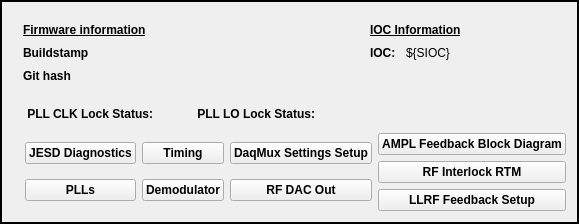
        <widget class="QFrame" name="frame_3">
         <property name="frameShape">
          <enum>QFrame::WinPanel</enum>
         </property>
         <property name="frameShadow">
          <enum>QFrame::Plain</enum>
         </property>
         <property name="lineWidth">
          <number>9</number>
         </property>
         <layout class="QGridLayout" name="gridLayout_8">
          <item row="1" column="0">
           <widget class="PyDMEmbeddedDisplay" name="PyDMEmbeddedDisplay">
            <property name="toolTip">
             <string/>
            </property>
            <property name="filename" stdset="0">
             <string>firmware_version.ui</string>
            </property>
           </widget>
          </item>
          <item row="1" column="2">
           <layout class="QGridLayout" name="gridLayout">
            <item row="0" column="0">
             <layout class="QHBoxLayout" name="horizontalLayout_5">
              <property name="spacing">
               <number>10</number>
              </property>
              <property name="leftMargin">
               <number>2</number>
              </property>
              <property name="topMargin">
               <number>2</number>
              </property>
              <property name="rightMargin">
               <number>2</number>
              </property>
              <item>
               <layout class="QHBoxLayout" name="horizontalLayout_9">
                <item>
                 <widget class="QLabel" name="label_6">
                  <property name="font">
                   <font>
                    <weight>75</weight>
                    <bold>true</bold>
                    <underline>false</underline>
                   </font>
                  </property>
                  <property name="text">
                   <string>PLL CLK Lock Status:</string>
                  </property>
                  <property name="alignment">
                   <set>Qt::AlignRight|Qt::AlignTrailing|Qt::AlignVCenter</set>
                  </property>
                 </widget>
                </item>
                <item>
                 <widget class="PyDMByteIndicator" name="PyDMByteIndicator_2">
                  <property name="sizePolicy">
                   <sizepolicy hsizetype="Preferred" vsizetype="Preferred">
                    <horstretch>0</horstretch>
                    <verstretch>0</verstretch>
                   </sizepolicy>
                  </property>
                  <property name="minimumSize">
                   <size>
                    <width>22</width>
                    <height>22</height>
                   </size>
                  </property>
                  <property name="maximumSize">
                   <size>
                    <width>22</width>
                    <height>24</height>
                   </size>
                  </property>
                  <property name="toolTip">
                   <string/>
                  </property>
                  <property name="channel" stdset="0">
                   <string>ca://${DEV}:CLOCK_LOCKSTATUS</string>
                  </property>
                  <property name="offColor" stdset="0">
                   <color>
                    <red>255</red>
                    <green>0</green>
                    <blue>0</blue>
                   </color>
                  </property>
                  <property name="orientation" stdset="0">
                   <enum>Qt::Vertical</enum>
                  </property>
                  <property name="showLabels" stdset="0">
                   <bool>false</bool>
                  </property>
                  <property name="circles" stdset="0">
                   <bool>true</bool>
                  </property>
                  <property name="labelPosition" stdset="0">
                   <enum>QTabWidget::West</enum>
                  </property>
                  <property name="labels" stdset="0">
                   <stringlist>
                    <string></string>
                   </stringlist>
                  </property>
                 </widget>
                </item>
               </layout>
              </item>
              <item>
               <layout class="QHBoxLayout" name="horizontalLayout_4" stretch="0,0,0">
                <property name="spacing">
                 <number>10</number>
                </property>
                <property name="leftMargin">
                 <number>2</number>
                </property>
                <property name="topMargin">
                 <number>2</number>
                </property>
                <property name="rightMargin">
                 <number>2</number>
                </property>
                <property name="bottomMargin">
                 <number>2</number>
                </property>
                <item>
                 <widget class="QLabel" name="label_5">
                  <property name="sizePolicy">
                   <sizepolicy hsizetype="Preferred" vsizetype="Preferred">
                    <horstretch>0</horstretch>
                    <verstretch>0</verstretch>
                   </sizepolicy>
                  </property>
                  <property name="font">
                   <font>
                    <weight>75</weight>
                    <bold>true</bold>
                   </font>
                  </property>
                  <property name="text">
                   <string>PLL LO Lock Status:</string>
                  </property>
                  <property name="alignment">
                   <set>Qt::AlignRight|Qt::AlignTrailing|Qt::AlignVCenter</set>
                  </property>
                 </widget>
                </item>
                <item>
                 <widget class="PyDMByteIndicator" name="PyDMByteIndicator">
                  <property name="sizePolicy">
                   <sizepolicy hsizetype="Fixed" vsizetype="Fixed">
                    <horstretch>0</horstretch>
                    <verstretch>0</verstretch>
                   </sizepolicy>
                  </property>
                  <property name="minimumSize">
                   <size>
                    <width>22</width>
                    <height>22</height>
                   </size>
                  </property>
                  <property name="maximumSize">
                   <size>
                    <width>22</width>
                    <height>22</height>
                   </size>
                  </property>
                  <property name="font">
                   <font>
                    <pointsize>9</pointsize>
                    <weight>50</weight>
                    <bold>false</bold>
                   </font>
                  </property>
                  <property name="toolTip">
                   <string/>
                  </property>
                  <property name="styleSheet">
                   <string notr="true"/>
                  </property>
                  <property name="channel" stdset="0">
                   <string>ca://${DEV}:LO_LOCKSTATUS</string>
                  </property>
                  <property name="offColor" stdset="0">
                   <color>
                    <red>255</red>
                    <green>0</green>
                    <blue>0</blue>
                   </color>
                  </property>
                  <property name="showLabels" stdset="0">
                   <bool>false</bool>
                  </property>
                  <property name="circles" stdset="0">
                   <bool>true</bool>
                  </property>
                  <property name="labelPosition" stdset="0">
                   <enum>QTabWidget::West</enum>
                  </property>
                  <property name="labels" stdset="0">
                   <stringlist>
                    <string></string>
                   </stringlist>
                  </property>
                 </widget>
                </item>
                <item>
                 <spacer name="horizontalSpacer_9">
                  <property name="orientation">
                   <enum>Qt::Horizontal</enum>
                  </property>
                  <property name="sizeHint" stdset="0">
                   <size>
                    <width>40</width>
                    <height>20</height>
                   </size>
                  </property>
                 </spacer>
                </item>
               </layout>
              </item>
             </layout>
            </item>
            <item row="1" column="0">
             <layout class="QHBoxLayout" name="horizontalLayout_8">
              <item>
               <layout class="QVBoxLayout" name="verticalLayout_11">
                <property name="topMargin">
                 <number>0</number>
                </property>
                <item>
                 <widget class="PyDMRelatedDisplayButton" name="PyDMRelatedDisplayButton_3">
                  <property name="font">
                   <font>
                    <weight>75</weight>
                    <bold>true</bold>
                   </font>
                  </property>
                  <property name="toolTip">
                   <string/>
                  </property>
                  <property name="text">
                   <string>JESD Diagnostics</string>
                  </property>
                  <property name="filenames" stdset="0">
                   <stringlist>
                    <string>jesd_pau.ui</string>
                   </stringlist>
                  </property>
                  <property name="openInNewWindow" stdset="0">
                   <bool>true</bool>
                  </property>
                 </widget>
                </item>
                <item>
                 <widget class="PyDMRelatedDisplayButton" name="PyDMRelatedDisplayButton_9">
                  <property name="font">
                   <font>
                    <weight>75</weight>
                    <bold>true</bold>
                   </font>
                  </property>
                  <property name="toolTip">
                   <string/>
                  </property>
                  <property name="text">
                   <string>PLLs</string>
                  </property>
                  <property name="filenames" stdset="0">
                   <stringlist>
                    <string>pll_pau.ui</string>
                   </stringlist>
                  </property>
                  <property name="openInNewWindow" stdset="0">
                   <bool>true</bool>
                  </property>
                 </widget>
                </item>
               </layout>
              </item>
              <item>
               <layout class="QVBoxLayout" name="verticalLayout_10">
                <property name="topMargin">
                 <number>0</number>
                </property>
                <item>
                 <widget class="PyDMRelatedDisplayButton" name="PyDMRelatedDisplayButton_2">
                  <property name="font">
                   <font>
                    <weight>75</weight>
                    <bold>true</bold>
                   </font>
                  </property>
                  <property name="toolTip">
                   <string/>
                  </property>
                  <property name="text">
                   <string>Timing</string>
                  </property>
                  <property name="alarmSensitiveContent" stdset="0">
                   <bool>false</bool>
                  </property>
                  <property name="alarmSensitiveBorder" stdset="0">
                   <bool>true</bool>
                  </property>
                  <property name="PyDMToolTip" stdset="0">
                   <string/>
                  </property>
                  <property name="channel" stdset="0">
                   <string/>
                  </property>
                  <property name="filenames" stdset="0">
                   <stringlist>
                    <string>stcav_time.ui</string>
                   </stringlist>
                  </property>
                  <property name="titles" stdset="0">
                   <stringlist/>
                  </property>
                  <property name="showIcon" stdset="0">
                   <bool>true</bool>
                  </property>
                  <property name="macros" stdset="0">
                   <stringlist>
                    <string>{}</string>
                   </stringlist>
                  </property>
                  <property name="openInNewWindow" stdset="0">
                   <bool>true</bool>
                  </property>
                  <property name="passwordProtected" stdset="0">
                   <bool>false</bool>
                  </property>
                  <property name="password" stdset="0">
                   <string/>
                  </property>
                  <property name="protectedPassword" stdset="0">
                   <string/>
                  </property>
                 </widget>
                </item>
                <item>
                 <widget class="PyDMRelatedDisplayButton" name="PyDMRelatedDisplayButton_8">
                  <property name="font">
                   <font>
                    <weight>75</weight>
                    <bold>true</bold>
                   </font>
                  </property>
                  <property name="toolTip">
                   <string/>
                  </property>
                  <property name="text">
                   <string>Demodulator</string>
                  </property>
                  <property name="filenames" stdset="0">
                   <stringlist>
                    <string>demodulator_pau.ui</string>
                   </stringlist>
                  </property>
                  <property name="openInNewWindow" stdset="0">
                   <bool>true</bool>
                  </property>
                 </widget>
                </item>
               </layout>
              </item>
              <item>
               <layout class="QVBoxLayout" name="verticalLayout_9">
                <property name="topMargin">
                 <number>0</number>
                </property>
                <item>
                 <widget class="PyDMRelatedDisplayButton" name="PyDMRelatedDisplayButton">
                  <property name="font">
                   <font>
                    <weight>75</weight>
                    <bold>true</bold>
                   </font>
                  </property>
                  <property name="toolTip">
                   <string/>
                  </property>
                  <property name="text">
                   <string>DaqMux Settings Setup</string>
                  </property>
                  <property name="filenames" stdset="0">
                   <stringlist>
                    <string>converters_settings_pau.ui</string>
                   </stringlist>
                  </property>
                  <property name="openInNewWindow" stdset="0">
                   <bool>true</bool>
                  </property>
                 </widget>
                </item>
                <item>
                 <widget class="PyDMRelatedDisplayButton" name="PyDMRelatedDisplayButton_7">
                  <property name="font">
                   <font>
                    <weight>75</weight>
                    <bold>true</bold>
                   </font>
                  </property>
                  <property name="toolTip">
                   <string/>
                  </property>
                  <property name="text">
                   <string>RF DAC Out</string>
                  </property>
                  <property name="filenames" stdset="0">
                   <stringlist>
                    <string>rf_dac_out_pau.ui</string>
                   </stringlist>
                  </property>
                  <property name="openInNewWindow" stdset="0">
                   <bool>true</bool>
                  </property>
                 </widget>
                </item>
               </layout>
              </item>
              <item>
               <layout class="QVBoxLayout" name="verticalLayout_12">
                <property name="topMargin">
                 <number>0</number>
                </property>
                <item>
                 <widget class="PyDMRelatedDisplayButton" name="PyDMRelatedDisplayButton_11">
                  <property name="font">
                   <font>
                    <weight>75</weight>
                    <bold>true</bold>
                   </font>
                  </property>
                  <property name="toolTip">
                   <string/>
                  </property>
                  <property name="text">
                   <string>AMPL Feedback Block Diagram</string>
                  </property>
                  <property name="filenames" stdset="0">
                   <stringlist>
                    <string>klys_llrf_ampfdbk_pau.ui</string>
                   </stringlist>
                  </property>
                  <property name="macros" stdset="0">
                   <stringlist>
                    <string>PREFIX=${DEV}</string>
                   </stringlist>
                  </property>
                  <property name="openInNewWindow" stdset="0">
                   <bool>true</bool>
                  </property>
                 </widget>
                </item>
                <item>
                 <widget class="PyDMRelatedDisplayButton" name="PyDMRelatedDisplayButton_4">
                  <property name="font">
                   <font>
                    <weight>75</weight>
                    <bold>true</bold>
                   </font>
                  </property>
                  <property name="toolTip">
                   <string/>
                  </property>
                  <property name="text">
                   <string>RF Interlock RTM</string>
                  </property>
                  <property name="filenames" stdset="0">
                   <stringlist>
                    <string>rtm_pau.ui</string>
                   </stringlist>
                  </property>
                  <property name="macros" stdset="0">
                   <stringlist>
                    <string>DEV=KLYS:${LOCA}:${UNIT}</string>
                   </stringlist>
                  </property>
                  <property name="openInNewWindow" stdset="0">
                   <bool>true</bool>
                  </property>
                 </widget>
                </item>
                <item>
                 <widget class="PyDMRelatedDisplayButton" name="PyDMRelatedDisplayButton_10">
                  <property name="font">
                   <font>
                    <weight>75</weight>
                    <bold>true</bold>
                   </font>
                  </property>
                  <property name="toolTip">
                   <string/>
                  </property>
                  <property name="text">
                   <string>LLRF Feedback Setup</string>
                  </property>
                  <property name="filenames" stdset="0">
                   <stringlist>
                    <string>stcav_llrf_hls.ui</string>
                   </stringlist>
                  </property>
                  <property name="openInNewWindow" stdset="0">
                   <bool>true</bool>
                  </property>
                 </widget>
                </item>
               </layout>
              </item>
             </layout>
            </item>
           </layout>
          </item>
          <item row="0" column="0" colspan="3">
           <layout class="QGridLayout" name="gridLayout_9">
            <property name="leftMargin">
             <number>10</number>
            </property>
            <property name="topMargin">
             <number>10</number>
            </property>
            <property name="rightMargin">
             <number>10</number>
            </property>
            <property name="bottomMargin">
             <number>10</number>
            </property>
            <item row="1" column="0">
             <widget class="QLabel" name="label_7">
              <property name="sizePolicy">
               <sizepolicy hsizetype="Maximum" vsizetype="Preferred">
                <horstretch>0</horstretch>
                <verstretch>0</verstretch>
               </sizepolicy>
              </property>
              <property name="font">
               <font>
                <weight>75</weight>
                <bold>true</bold>
               </font>
              </property>
              <property name="text">
               <string>Buildstamp</string>
              </property>
             </widget>
            </item>
            <item row="0" column="0" colspan="2">
             <widget class="QLabel" name="label_9">
              <property name="font">
               <font>
                <weight>75</weight>
                <bold>true</bold>
                <underline>true</underline>
               </font>
              </property>
              <property name="text">
               <string>Firmware information</string>
              </property>
             </widget>
            </item>
            <item row="1" column="1">
             <widget class="PyDMLabel" name="PyDMLabel">
              <property name="font">
               <font>
                <italic>true</italic>
               </font>
              </property>
              <property name="toolTip">
               <string/>
              </property>
              <property name="scaledContents">
               <bool>true</bool>
              </property>
              <property name="alarmSensitiveContent" stdset="0">
               <bool>true</bool>
              </property>
              <property name="channel" stdset="0">
               <string>ca://${DEV}:AMC_BUILDSTAMP</string>
              </property>
              <property name="displayFormat" stdset="0">
               <enum>PyDMLabel::String</enum>
              </property>
             </widget>
            </item>
            <item row="1" column="3">
             <widget class="QLabel" name="label_10">
              <property name="sizePolicy">
               <sizepolicy hsizetype="Preferred" vsizetype="Preferred">
                <horstretch>0</horstretch>
                <verstretch>0</verstretch>
               </sizepolicy>
              </property>
              <property name="maximumSize">
               <size>
                <width>30</width>
                <height>16777215</height>
               </size>
              </property>
              <property name="font">
               <font>
                <weight>75</weight>
                <bold>true</bold>
               </font>
              </property>
              <property name="text">
               <string>IOC: </string>
              </property>
              <property name="textFormat">
               <enum>Qt::AutoText</enum>
              </property>
              <property name="alignment">
               <set>Qt::AlignLeading|Qt::AlignLeft|Qt::AlignVCenter</set>
              </property>
             </widget>
            </item>
            <item row="2" column="0">
             <widget class="QLabel" name="label_8">
              <property name="sizePolicy">
               <sizepolicy hsizetype="Maximum" vsizetype="Preferred">
                <horstretch>0</horstretch>
                <verstretch>0</verstretch>
               </sizepolicy>
              </property>
              <property name="font">
               <font>
                <weight>75</weight>
                <bold>true</bold>
               </font>
              </property>
              <property name="text">
               <string>Git hash</string>
              </property>
             </widget>
            </item>
            <item row="2" column="1">
             <widget class="PyDMLabel" name="PyDMLabel_2">
              <property name="font">
               <font>
                <italic>true</italic>
               </font>
              </property>
              <property name="toolTip">
               <string/>
              </property>
              <property name="scaledContents">
               <bool>true</bool>
              </property>
              <property name="alarmSensitiveContent" stdset="0">
               <bool>true</bool>
              </property>
              <property name="channel" stdset="0">
               <string>ca://${DEV}:AMC_GITHASH</string>
              </property>
              <property name="displayFormat" stdset="0">
               <enum>PyDMLabel::String</enum>
              </property>
             </widget>
            </item>
            <item row="1" column="4">
             <widget class="PyDMLabel" name="PyDMLabel_3">
              <property name="maximumSize">
               <size>
                <width>150</width>
                <height>16777215</height>
               </size>
              </property>
              <property name="font">
               <font>
                <italic>false</italic>
               </font>
              </property>
              <property name="toolTip">
               <string/>
              </property>
              <property name="text">
               <string>${SIOC}</string>
              </property>
              <property name="precision" stdset="0">
               <number>0</number>
              </property>
              <property name="showUnits" stdset="0">
               <bool>false</bool>
              </property>
              <property name="precisionFromPV" stdset="0">
               <bool>true</bool>
              </property>
              <property name="alarmSensitiveContent" stdset="0">
               <bool>false</bool>
              </property>
              <property name="alarmSensitiveBorder" stdset="0">
               <bool>true</bool>
              </property>
              <property name="PyDMToolTip" stdset="0">
               <string/>
              </property>
              <property name="channel" stdset="0">
               <string/>
              </property>
              <property name="enableRichText" stdset="0">
               <bool>false</bool>
              </property>
             </widget>
            </item>
            <item row="1" column="2">
             <spacer name="horizontalSpacer_10">
              <property name="orientation">
               <enum>Qt::Horizontal</enum>
              </property>
              <property name="sizeType">
               <enum>QSizePolicy::Fixed</enum>
              </property>
              <property name="sizeHint" stdset="0">
               <size>
                <width>50</width>
                <height>20</height>
               </size>
              </property>
             </spacer>
            </item>
            <item row="0" column="3" colspan="2">
             <widget class="QLabel" name="label_11">
              <property name="font">
               <font>
                <weight>75</weight>
                <bold>true</bold>
                <underline>true</underline>
               </font>
              </property>
              <property name="text">
               <string>IOC Information</string>
              </property>
             </widget>
            </item>
           </layout>
          </item>
         </layout>
        </widget>
